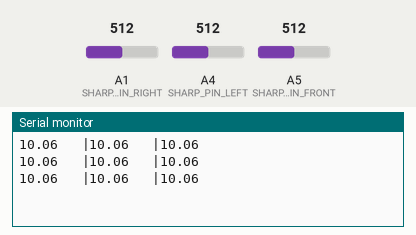
Simulated run of this sketch. Board: Arduino Uno, built with avr-gcc and run on an emulated ATmega328P. Shown: the last lines printed to the serial monitor. The test bench sets the inputs (shaded band); at power-on: A1 (SHARP_PIN_RIGHT) = 512, A4 (SHARP_PIN_LEFT) = 512, A5 (SHARP_PIN_FRONT) = 512.

Above: at 1.3 s.
1.4 s: A1 (SHARP_PIN_RIGHT) set to 0
At 1.8 s:
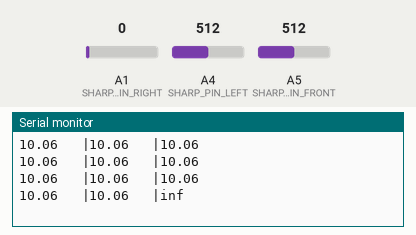
3.5 s: A4 (SHARP_PIN_LEFT) set to 0
At 3.9 s:
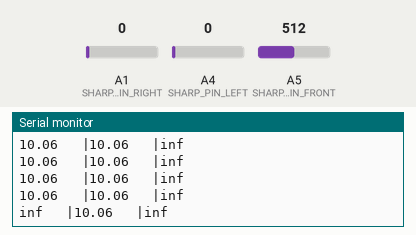
5.5 s: A5 (SHARP_PIN_FRONT) set to 0
At 5.9 s:
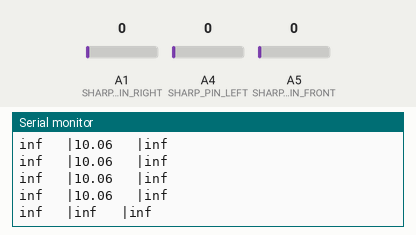
7.5 s: A1 (SHARP_PIN_RIGHT) set to 122
At 7.9 s:
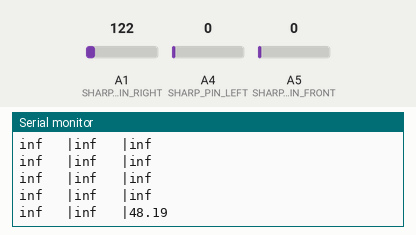
9.5 s: A4 (SHARP_PIN_LEFT) set to 122
At 10.0 s:
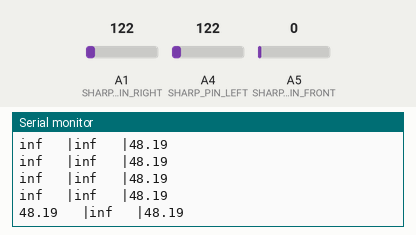
11.5 s: A1 (SHARP_PIN_RIGHT) set to 0
At 12.0 s:
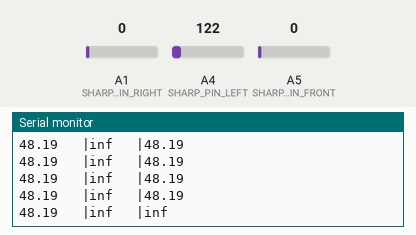

Measured:
- after the input at 1.4 s, the serial monitor: prints a new line after 0.11 s (image 1)
- after the input at 3.5 s, the serial monitor: prints a new line at once (image 2)
- after the input at 5.5 s, the serial monitor: prints a new line at once (image 3)
- after the input at 7.5 s, the serial monitor: prints a new line at once (image 4)
- after the input at 9.5 s, the serial monitor: prints a new line at once (image 5)
- after the input at 11.5 s, the serial monitor: prints a new line after 0.05 s (image 6)

The sketch:

SharpSensors.ino
```cpp
// Arduino analog input pin to which the Sharp sensor is connected
const byte SHARP_PIN_FRONT = A5;
const byte SHARP_PIN_LEFT = A4;
const byte SHARP_PIN_RIGHT = A1;

// Variables to store the proximity measurement
int sharp_val_front = 0; // integer read from analog pin
float sharp_range_front; // range measurement [cm]

int sharp_val_left = 0;
float sharp_range_left;

int sharp_val_right = 0;
float sharp_range_right;

float convertToCm(int num)
{
  float dist = 15981*pow((float)num, -1.217) + 2;
  return dist;
}

void setup()
{
// Open the serial port at 115200 bps
  Serial.begin(115200);
}

void loop()
{
  // Read the sensor output (0-1023, which is 10 bits and fits inside an Arduino int-type),→
  sharp_val_front = analogRead(SHARP_PIN_FRONT);
  sharp_range_front = convertToCm(sharp_val_front);

  sharp_val_left = analogRead(SHARP_PIN_LEFT);
  sharp_range_left = convertToCm(sharp_val_left);

  sharp_val_right = analogRead(SHARP_PIN_RIGHT);
  sharp_range_right = convertToCm(sharp_val_right);

  // Print all values
  Serial.print(sharp_range_left);
  Serial.print("\t |");
  Serial.print(sharp_range_front);
  Serial.print("\t |");
  Serial.print(sharp_range_right);
  Serial.print("\n");

  // Delay for a bit before reading the sensor again
  delay(500);
}
```
